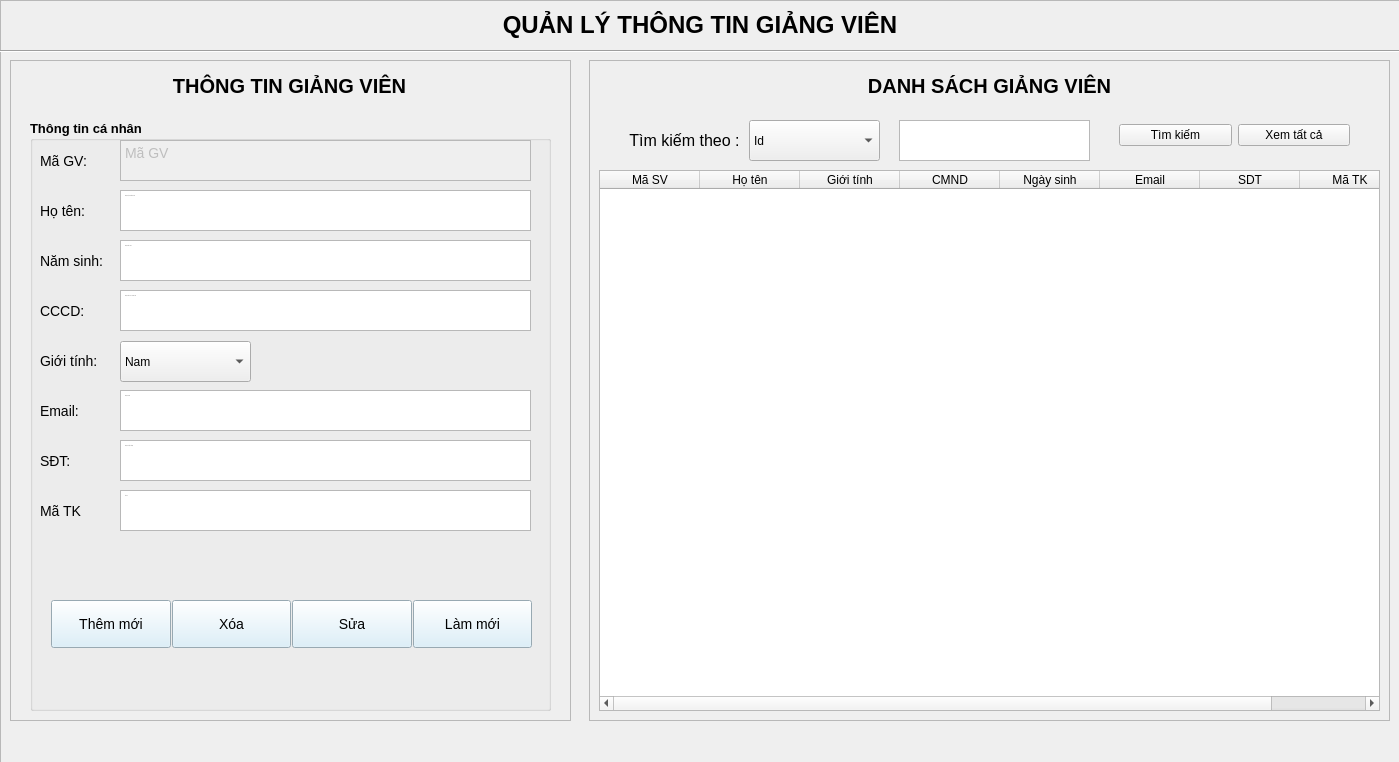
<?xml version="1.0" encoding="UTF-8"?>
<ui version="4.0">
 <class>Teacher</class>
 <widget class="QWidget" name="Teacher">
  <property name="geometry">
   <rect>
    <x>0</x>
    <y>0</y>
    <width>1399</width>
    <height>762</height>
   </rect>
  </property>
  <property name="windowTitle">
   <string>Form</string>
  </property>
  <widget class="QFrame" name="frame">
   <property name="geometry">
    <rect>
     <x>0</x>
     <y>0</y>
     <width>1400</width>
     <height>800</height>
    </rect>
   </property>
   <property name="styleSheet">
    <string notr="true">QTextEdit{
	font-size: 14px;
	padding: 5px;
	background-color: white;
	border: 1px solid black;
}
#fr_sinhvien, #fr_lophoc, #fr_thongtin{
	border: 2px solid grey;
}
QComboBox{
	font-size:14px;
	border: 1px solid black;
	padding: 5px
}
QComboBox::drop-down{
	border: none;
}
QComboBox::down-arrow{
	image: url(:/assets/assets/icons/droparrow.ico);
	width: 18px;
	background-color: white;
	height: 20px;
	margin-right: 15px
}
QComboBox:on
QComboBox QListView
QComboBox QListView::item
QComboBox QListView::item:hover
QComboBox QListView::item:selected</string>
   </property>
   <property name="frameShape">
    <enum>QFrame::StyledPanel</enum>
   </property>
   <property name="frameShadow">
    <enum>QFrame::Raised</enum>
   </property>
   <widget class="QLabel" name="lb_main">
    <property name="geometry">
     <rect>
      <x>0</x>
      <y>0</y>
      <width>1400</width>
      <height>50</height>
     </rect>
    </property>
    <property name="font">
     <font>
      <pointsize>18</pointsize>
      <weight>75</weight>
      <bold>true</bold>
     </font>
    </property>
    <property name="text">
     <string>QUẢN LÝ THÔNG TIN GIẢNG VIÊN</string>
    </property>
    <property name="alignment">
     <set>Qt::AlignCenter</set>
    </property>
   </widget>
   <widget class="Line" name="line">
    <property name="geometry">
     <rect>
      <x>0</x>
      <y>50</y>
      <width>1400</width>
      <height>3</height>
     </rect>
    </property>
    <property name="orientation">
     <enum>Qt::Horizontal</enum>
    </property>
   </widget>
   <widget class="QFrame" name="fr_thongtin">
    <property name="geometry">
     <rect>
      <x>10</x>
      <y>60</y>
      <width>561</width>
      <height>661</height>
     </rect>
    </property>
    <property name="styleSheet">
     <string notr="true">#frame{
	border: 1px solid black
}
QPushButton{
	padding: 15px 5px;
	background-color: #D5EDF9;
}
#gridLayout{
	border: 1px solid black;
}
</string>
    </property>
    <property name="frameShape">
     <enum>QFrame::StyledPanel</enum>
    </property>
    <property name="frameShadow">
     <enum>QFrame::Raised</enum>
    </property>
    <widget class="QGroupBox" name="grbx_canhan">
     <property name="geometry">
      <rect>
       <x>20</x>
       <y>60</y>
       <width>521</width>
       <height>591</height>
      </rect>
     </property>
     <property name="font">
      <font>
       <pointsize>10</pointsize>
       <weight>75</weight>
       <bold>true</bold>
      </font>
     </property>
     <property name="styleSheet">
      <string notr="true">QLabel, QPushButton{
	font-size: 14px;
}</string>
     </property>
     <property name="title">
      <string>Thông tin cá nhân</string>
     </property>
     <widget class="QLabel" name="lb_hoten">
      <property name="geometry">
       <rect>
        <x>10</x>
        <y>20</y>
        <width>71</width>
        <height>41</height>
       </rect>
      </property>
      <property name="font">
       <font>
        <pointsize>-1</pointsize>
       </font>
      </property>
      <property name="text">
       <string>Mã GV:</string>
      </property>
     </widget>
     <widget class="QLabel" name="lb_namsinh">
      <property name="geometry">
       <rect>
        <x>10</x>
        <y>120</y>
        <width>90</width>
        <height>41</height>
       </rect>
      </property>
      <property name="font">
       <font>
        <pointsize>-1</pointsize>
       </font>
      </property>
      <property name="text">
       <string>Năm sinh:</string>
      </property>
     </widget>
     <widget class="QLabel" name="lb_cccd">
      <property name="geometry">
       <rect>
        <x>10</x>
        <y>170</y>
        <width>57</width>
        <height>41</height>
       </rect>
      </property>
      <property name="font">
       <font>
        <pointsize>-1</pointsize>
       </font>
      </property>
      <property name="text">
       <string>CCCD:</string>
      </property>
     </widget>
     <widget class="QLabel" name="lb_gioitinh">
      <property name="geometry">
       <rect>
        <x>10</x>
        <y>220</y>
        <width>81</width>
        <height>41</height>
       </rect>
      </property>
      <property name="font">
       <font>
        <pointsize>-1</pointsize>
       </font>
      </property>
      <property name="text">
       <string>Giới tính:</string>
      </property>
     </widget>
     <widget class="QLabel" name="lb_email">
      <property name="geometry">
       <rect>
        <x>10</x>
        <y>270</y>
        <width>56</width>
        <height>41</height>
       </rect>
      </property>
      <property name="font">
       <font>
        <pointsize>-1</pointsize>
       </font>
      </property>
      <property name="text">
       <string>Email:</string>
      </property>
     </widget>
     <widget class="QLabel" name="lb_sdt">
      <property name="geometry">
       <rect>
        <x>10</x>
        <y>320</y>
        <width>44</width>
        <height>41</height>
       </rect>
      </property>
      <property name="font">
       <font>
        <pointsize>-1</pointsize>
       </font>
      </property>
      <property name="text">
       <string>SĐT:</string>
      </property>
     </widget>
     <widget class="QTextEdit" name="txt_id">
      <property name="enabled">
       <bool>false</bool>
      </property>
      <property name="geometry">
       <rect>
        <x>90</x>
        <y>20</y>
        <width>411</width>
        <height>41</height>
       </rect>
      </property>
      <property name="font">
       <font>
        <pointsize>-1</pointsize>
       </font>
      </property>
      <property name="readOnly">
       <bool>true</bool>
      </property>
      <property name="markdown">
       <string>Mã GV

</string>
      </property>
      <property name="html">
       <string>&lt;!DOCTYPE HTML PUBLIC &quot;-//W3C//DTD HTML 4.0//EN&quot; &quot;http://www.w3.org/TR/REC-html40/strict.dtd&quot;&gt;
&lt;html&gt;&lt;head&gt;&lt;meta name=&quot;qrichtext&quot; content=&quot;1&quot; /&gt;&lt;style type=&quot;text/css&quot;&gt;
p, li { white-space: pre-wrap; }
&lt;/style&gt;&lt;/head&gt;&lt;body style=&quot; font-family:'MS Shell Dlg 2'; font-size:14px; font-weight:400; font-style:normal;&quot;&gt;
&lt;p style=&quot; margin-top:0px; margin-bottom:0px; margin-left:0px; margin-right:0px; -qt-block-indent:0; text-indent:0px;&quot;&gt;&lt;span style=&quot; font-size:14px;&quot;&gt;Mã GV&lt;/span&gt;&lt;/p&gt;&lt;/body&gt;&lt;/html&gt;</string>
      </property>
      <property name="placeholderText">
       <string>Mã GV</string>
      </property>
     </widget>
     <widget class="QTextEdit" name="txt_namsinh">
      <property name="geometry">
       <rect>
        <x>90</x>
        <y>120</y>
        <width>411</width>
        <height>41</height>
       </rect>
      </property>
      <property name="font">
       <font>
        <pointsize>-1</pointsize>
       </font>
      </property>
      <property name="placeholderText">
       <string>Nhập năm sinh</string>
      </property>
     </widget>
     <widget class="QTextEdit" name="txt_cccd">
      <property name="geometry">
       <rect>
        <x>90</x>
        <y>170</y>
        <width>411</width>
        <height>41</height>
       </rect>
      </property>
      <property name="font">
       <font>
        <pointsize>-1</pointsize>
       </font>
      </property>
      <property name="placeholderText">
       <string>Nhập căn cước công dân</string>
      </property>
     </widget>
     <widget class="QTextEdit" name="txt_email">
      <property name="geometry">
       <rect>
        <x>90</x>
        <y>270</y>
        <width>411</width>
        <height>41</height>
       </rect>
      </property>
      <property name="font">
       <font>
        <pointsize>-1</pointsize>
       </font>
      </property>
      <property name="placeholderText">
       <string>Nhập email</string>
      </property>
     </widget>
     <widget class="QTextEdit" name="txt_sdt">
      <property name="geometry">
       <rect>
        <x>90</x>
        <y>320</y>
        <width>411</width>
        <height>41</height>
       </rect>
      </property>
      <property name="font">
       <font>
        <pointsize>-1</pointsize>
       </font>
      </property>
      <property name="placeholderText">
       <string>Nhập số điện thoại</string>
      </property>
     </widget>
     <widget class="QTextEdit" name="txt_hoten">
      <property name="geometry">
       <rect>
        <x>90</x>
        <y>70</y>
        <width>411</width>
        <height>41</height>
       </rect>
      </property>
      <property name="font">
       <font>
        <pointsize>-1</pointsize>
       </font>
      </property>
      <property name="placeholderText">
       <string>Nhập họ tên giảng viên</string>
      </property>
     </widget>
     <widget class="QLabel" name="lb_hoten_2">
      <property name="geometry">
       <rect>
        <x>10</x>
        <y>70</y>
        <width>71</width>
        <height>41</height>
       </rect>
      </property>
      <property name="font">
       <font>
        <pointsize>-1</pointsize>
       </font>
      </property>
      <property name="text">
       <string>Họ tên:</string>
      </property>
     </widget>
     <widget class="QComboBox" name="cbx_gioitinh">
      <property name="geometry">
       <rect>
        <x>90</x>
        <y>221</y>
        <width>131</width>
        <height>41</height>
       </rect>
      </property>
      <property name="editable">
       <bool>false</bool>
      </property>
      <item>
       <property name="text">
        <string>Nam</string>
       </property>
      </item>
      <item>
       <property name="text">
        <string>Nữ</string>
       </property>
      </item>
     </widget>
     <widget class="QFrame" name="gridBtn">
      <property name="geometry">
       <rect>
        <x>20</x>
        <y>470</y>
        <width>491</width>
        <height>118</height>
       </rect>
      </property>
      <widget class="QWidget" name="layoutWidget">
       <property name="geometry">
        <rect>
         <x>1</x>
         <y>7</y>
         <width>481</width>
         <height>54</height>
        </rect>
       </property>
       <layout class="QGridLayout" name="gridLayout">
        <property name="horizontalSpacing">
         <number>1</number>
        </property>
        <property name="verticalSpacing">
         <number>0</number>
        </property>
        <item row="0" column="0">
         <widget class="QPushButton" name="btn_luu">
          <property name="text">
           <string>Thêm mới</string>
          </property>
          <property name="flat">
           <bool>false</bool>
          </property>
         </widget>
        </item>
        <item row="0" column="1">
         <widget class="QPushButton" name="btn_xoa">
          <property name="text">
           <string>Xóa</string>
          </property>
         </widget>
        </item>
        <item row="0" column="2">
         <widget class="QPushButton" name="btn_sua">
          <property name="text">
           <string>Sửa</string>
          </property>
         </widget>
        </item>
        <item row="0" column="3">
         <widget class="QPushButton" name="btn_reset">
          <property name="text">
           <string>Làm mới</string>
          </property>
         </widget>
        </item>
       </layout>
      </widget>
      <widget class="QWidget" name="layoutWidget_2">
       <property name="geometry">
        <rect>
         <x>0</x>
         <y>60</y>
         <width>481</width>
         <height>51</height>
        </rect>
       </property>
       <layout class="QGridLayout" name="gridLayout_2">
        <property name="spacing">
         <number>0</number>
        </property>
       </layout>
      </widget>
     </widget>
     <widget class="QLabel" name="lb_sdt_2">
      <property name="geometry">
       <rect>
        <x>10</x>
        <y>370</y>
        <width>44</width>
        <height>41</height>
       </rect>
      </property>
      <property name="font">
       <font>
        <pointsize>-1</pointsize>
       </font>
      </property>
      <property name="text">
       <string>Mã TK</string>
      </property>
     </widget>
     <widget class="QTextEdit" name="txt_matk">
      <property name="geometry">
       <rect>
        <x>90</x>
        <y>370</y>
        <width>411</width>
        <height>41</height>
       </rect>
      </property>
      <property name="font">
       <font>
        <pointsize>-1</pointsize>
       </font>
      </property>
      <property name="placeholderText">
       <string>Mã TK</string>
      </property>
     </widget>
    </widget>
    <widget class="QLabel" name="lb_thongtin">
     <property name="geometry">
      <rect>
       <x>4</x>
       <y>10</y>
       <width>551</width>
       <height>31</height>
      </rect>
     </property>
     <property name="font">
      <font>
       <pointsize>-1</pointsize>
       <weight>75</weight>
       <bold>true</bold>
      </font>
     </property>
     <property name="styleSheet">
      <string notr="true">font-size: 20px;
font-weight: bold;</string>
     </property>
     <property name="text">
      <string>THÔNG TIN GIẢNG VIÊN</string>
     </property>
     <property name="alignment">
      <set>Qt::AlignCenter</set>
     </property>
    </widget>
   </widget>
   <widget class="QFrame" name="fr_sinhvien">
    <property name="geometry">
     <rect>
      <x>589</x>
      <y>60</y>
      <width>801</width>
      <height>661</height>
     </rect>
    </property>
    <property name="frameShape">
     <enum>QFrame::StyledPanel</enum>
    </property>
    <property name="frameShadow">
     <enum>QFrame::Raised</enum>
    </property>
    <widget class="QTableWidget" name="tableteacher">
     <property name="geometry">
      <rect>
       <x>10</x>
       <y>110</y>
       <width>781</width>
       <height>541</height>
      </rect>
     </property>
     <property name="editTriggers">
      <set>QAbstractItemView::NoEditTriggers</set>
     </property>
     <property name="selectionMode">
      <enum>QAbstractItemView::SingleSelection</enum>
     </property>
     <property name="selectionBehavior">
      <enum>QAbstractItemView::SelectRows</enum>
     </property>
     <property name="sortingEnabled">
      <bool>true</bool>
     </property>
     <column>
      <property name="text">
       <string>Mã SV</string>
      </property>
     </column>
     <column>
      <property name="text">
       <string>Họ tên</string>
      </property>
     </column>
     <column>
      <property name="text">
       <string>Giới tính</string>
      </property>
     </column>
     <column>
      <property name="text">
       <string>CMND</string>
      </property>
     </column>
     <column>
      <property name="text">
       <string>Ngày sinh</string>
      </property>
     </column>
     <column>
      <property name="text">
       <string>Email</string>
      </property>
     </column>
     <column>
      <property name="text">
       <string>SDT</string>
      </property>
     </column>
     <column>
      <property name="text">
       <string>Mã TK</string>
      </property>
     </column>
    </widget>
    <widget class="QLabel" name="lb_thongtin_2">
     <property name="geometry">
      <rect>
       <x>10</x>
       <y>10</y>
       <width>781</width>
       <height>31</height>
      </rect>
     </property>
     <property name="font">
      <font>
       <pointsize>-1</pointsize>
       <weight>75</weight>
       <bold>true</bold>
      </font>
     </property>
     <property name="styleSheet">
      <string notr="true">font-size: 20px;
font-weight: bold;
</string>
     </property>
     <property name="text">
      <string>DANH SÁCH GIẢNG VIÊN</string>
     </property>
     <property name="alignment">
      <set>Qt::AlignCenter</set>
     </property>
    </widget>
    <widget class="QTextEdit" name="txt_timkiem">
     <property name="geometry">
      <rect>
       <x>310</x>
       <y>60</y>
       <width>191</width>
       <height>41</height>
      </rect>
     </property>
     <property name="font">
      <font>
       <pointsize>-1</pointsize>
      </font>
     </property>
    </widget>
    <widget class="QLabel" name="lb_thongtin_3">
     <property name="geometry">
      <rect>
       <x>30</x>
       <y>60</y>
       <width>131</width>
       <height>41</height>
      </rect>
     </property>
     <property name="font">
      <font>
       <pointsize>12</pointsize>
      </font>
     </property>
     <property name="text">
      <string>Tìm kiếm theo :</string>
     </property>
     <property name="alignment">
      <set>Qt::AlignCenter</set>
     </property>
    </widget>
    <widget class="QComboBox" name="comboBoxtimkiem">
     <property name="geometry">
      <rect>
       <x>160</x>
       <y>60</y>
       <width>131</width>
       <height>41</height>
      </rect>
     </property>
     <item>
      <property name="text">
       <string>Id</string>
      </property>
     </item>
     <item>
      <property name="text">
       <string>Họ tên</string>
      </property>
     </item>
     <item>
      <property name="text">
       <string>SĐT</string>
      </property>
     </item>
    </widget>
    <widget class="QWidget" name="layoutWidget_3">
     <property name="geometry">
      <rect>
       <x>530</x>
       <y>50</y>
       <width>231</width>
       <height>50</height>
      </rect>
     </property>
     <layout class="QHBoxLayout" name="horizontalLayout">
      <item>
       <widget class="QPushButton" name="btn_timkiem">
        <property name="text">
         <string>Tìm kiếm</string>
        </property>
        <property name="flat">
         <bool>false</bool>
        </property>
       </widget>
      </item>
      <item>
       <widget class="QPushButton" name="btn_xemtatca">
        <property name="text">
         <string>Xem tất cả</string>
        </property>
        <property name="flat">
         <bool>false</bool>
        </property>
       </widget>
      </item>
     </layout>
    </widget>
   </widget>
  </widget>
 </widget>
 <resources>
  <include location="../resources.qrc"/>
 </resources>
 <connections/>
</ui>
